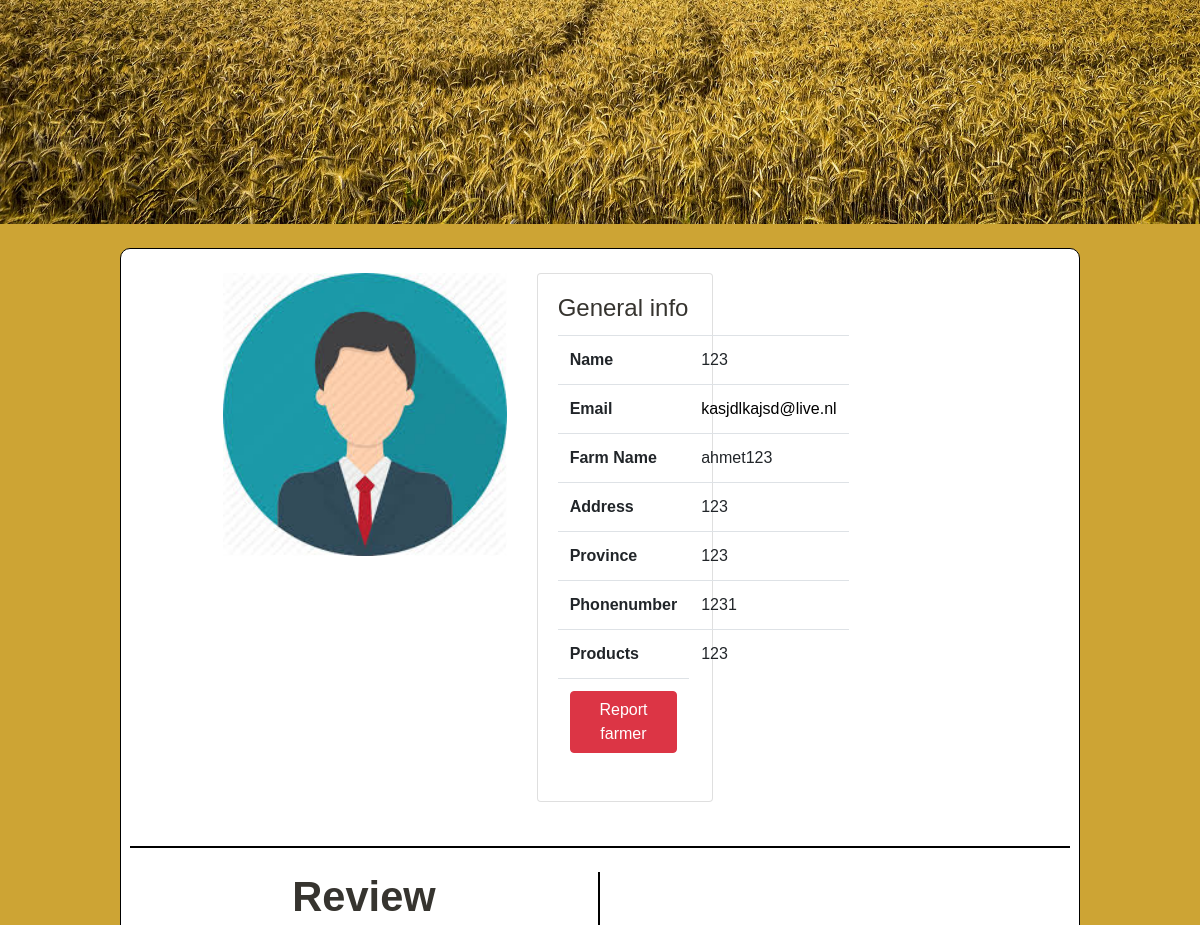
The page /farmer/profile/2 (middle part) on the database as committed earlier.
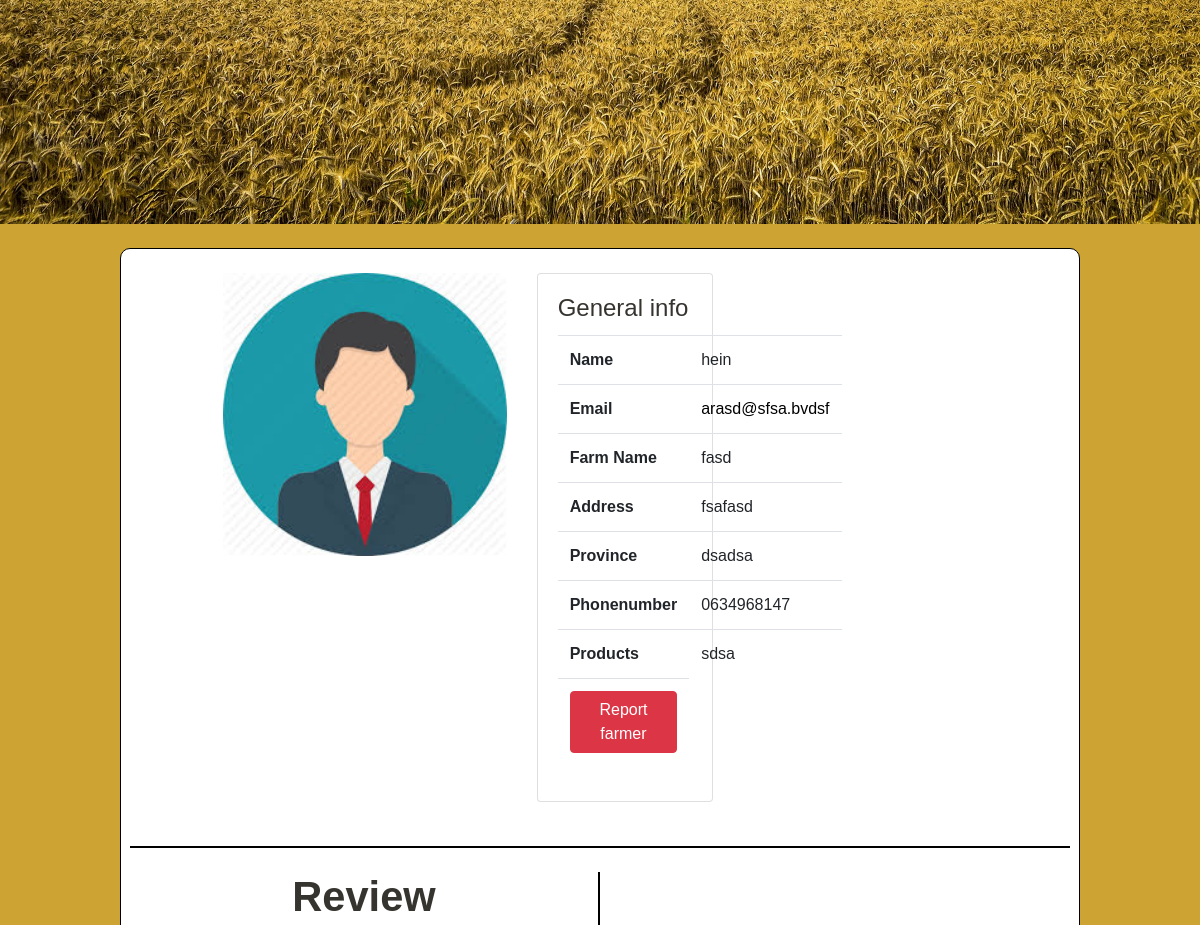
The same page on the database as committed later.
### farmer_page/models.py (models this page shows, shortened)
class Farmer(models.Model):
    name = models.CharField(max_length=60)
    fullname = models.CharField(max_length=44, default='ome henk')
    address = models.CharField(max_length=50)
    email = models.EmailField(max_length=30, default="fbaba@gmail.com")
    age = models.CharField(max_length=2)
    province = models.CharField(max_length=100)
    email = models.EmailField(max_length=30, default="farmer@farmer.nl")
    company_name = models.CharField(max_length=30)
    phone_number = models.CharField(max_length=10)
    products = models.CharField(max_length=200)

### farmer_page/views.py (the view, shortened to what this page needs)
# urls.py: path('profile/', include('user_profile.urls')),
def profile(request, id):
    farmer = get_object_or_404(Farmer, pk=id)
    form2 = FarmerForm()
    form = ReportForm()
    context = {'info':farmer,'review': farmerReview.objects.all(),"form":form,'reviewform':form2,'prods':Product.objects.all()  }
    return render(request, 'farmer_page/profile.html', context)

### home_page/context_processors.py (called while the page is built)
def context_variable(request):
    return {"farmer": Farmer.objects.filter()}

### farmer_page/templates/farmer_page/profile.html (shortened to what this page needs)
{% extends 'home_page/base.html' %}
{% load static %}
{%block content%}
{% load crispy_forms_tags %}
<div class="container-fluid" style="background-color:white !important; border:1px solid black; width:80%; border-radius:10px;padding:2%;">
<div id="info" class="row justify-content-md-center">
  <div id="profile_pic" class="col-md-4 mb-4">
    <div class="view overlay z-depth-1-half">
      <img src="{% static 'profile_page/avatar.jpg' %}" class="card-img-top" alt="">
    </div>
  </div>
  <div class="col-md-6 mb-4">
    <div id="general_info" class="card">
      <div class="card-body" class="table-responsive-sm">
        <h4 class="card-title">General info</h4>
          <table class="table">
            <tbody>
                <tr>
                  <th>Name</th>
                    <td>{{info.name}}</td>
                </tr>
                <tr>
                  <th>Email</th>
                    <td><a href="mailto:{{info.email}}" style="text-decortation:none; color:black;">{{info.email}}</a></td>
                </tr>
                <tr>
                  <th>Farm Name</th>
                    <td>{{info.company_name}}</td>
                </tr>
                <tr>
                  <th>Address</th>
                    <td>{{info.address}}</td>
                </tr>
                <tr>
                  <th>Province</th>
                    <td>{{info.province}}</td>
                </tr>
                <tr>
                  <th>Phonenumber</th>
                    <td>{{info.phone_number}}</td>
                </tr>
                  <tr>
                  <th>Products</th>
                    <td>{{info.products}}</td>
                </tr>
                <tr>
                  <td><button class="btn btn-danger" data-toggle="modal" data-target="#reportModal">Report farmer</button></td>
                </tr>
            </tbody>
        </table>
      </div>
    </div>
    </div>
    <hr style="width: 100%; color: black; height: 1px; background-color:black;" />
    <div class="container">
    <div class="row">
      <div class="col-md-6 mt-2" style="border-right: 2px solid black;">
      <h3 style="text-align:center;">Review</h3>
        <br>
      </div>
      <div class="col-md-6 mt-2" style="padding-left:25px; max-height: 400px; overflow: scroll;">
      </div>
    </div>
  </div>
  </div>
</body>
{%endblock content%}

Rows that differ between the two databases and show on the page:
changed Farmer: name "123" → "hein"; email "kasjdlkajsd@live.nl" → "arasd@sfsa.bvdsf"; company_name "ahmet123" → "fasd"; address "123" → "fsafasd"; province "123" → "dsadsa"; phone_number "1231" → "0634968147"; products "123" → "sdsa"
